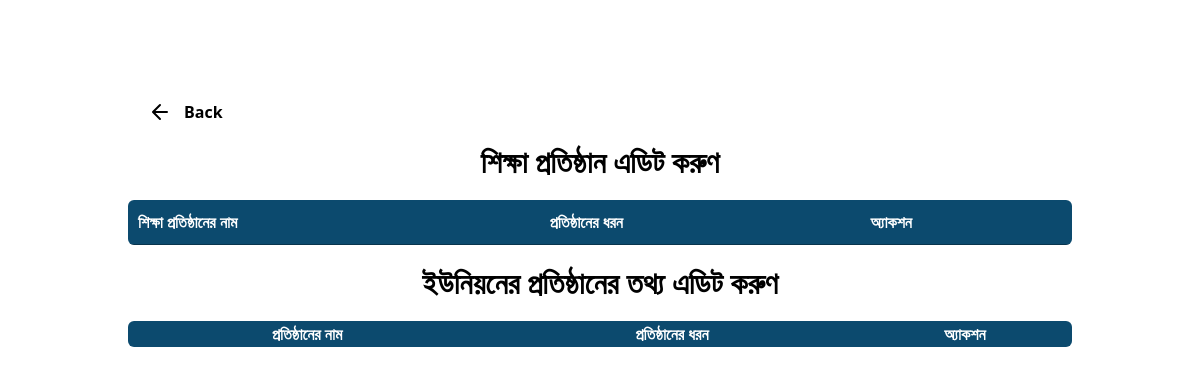
/protisthan/edit/pedit.php (signed in), run on an earlier commit of the app's database.
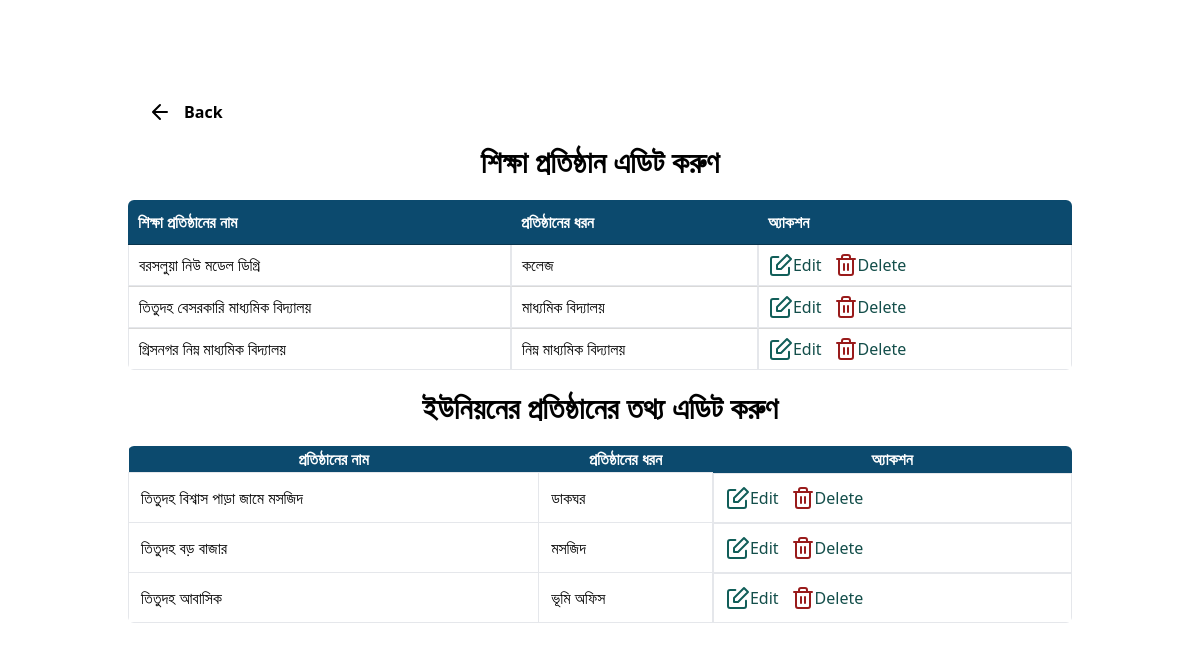
And on a later commit of the database.
### tables this page shows
CREATE TABLE `shikkhaprotisthan` (
  `id` int(11) NOT NULL,
  `sname` varchar(255) NOT NULL,
  `sdhoron` varchar(255) NOT NULL
);

CREATE TABLE `upprotisthan` (
  `id` int(11) NOT NULL,
  `name` varchar(255) NOT NULL,
  `pdhoron` varchar(255) NOT NULL
);

### protisthan/edit/pedit.php (the view, shortened to what this page needs)
<!doctype html>
<html>
<head>
    <link rel="stylesheet" href="style.css">
    <link href="https://cdn.datatables.net/1.10.19/css/jquery.dataTables.min.css" rel="stylesheet">
	<link href="https://cdn.datatables.net/responsive/2.2.3/css/responsive.dataTables.min.css" rel="stylesheet">
    <script src="https://cdn.tailwindcss.com"></script>
</head>
<body class="md:px-32 mx-auto  py-20">
<a href="../phome.php" class="text-center bg-white font-semibold flex gap-3 items-center sticky top-0 left-0 w-full py-5 px-5">
        <svg xmlns="http://www.w3.org/2000/svg" width="24" height="24" viewBox="0 0 24 24" fill="none" stroke="#000000" stroke-width="2" stroke-linecap="round" stroke-linejoin="round">
            <path d="M19 12H6M12 5l-7 7 7 7" />
        </svg>
        Back</a>
    <p class="text-center font-semibold text-2xl md:text-3xl">শিক্ষা প্রতিষ্ঠান এডিট করুণ </p>
    <div class="container mt-5">
    <table id="example" class="display rounded-md overflow-hidden" style="width:100%">
        <thead>
            <tr  class="bg-sky-900 flex flex-col flex-no wrap sm:table-row rounded-l-lg sm:rounded-none mb-2 sm:mb-0 text-white">
                <th>শিক্ষা প্রতিষ্ঠানের নাম </th>
                <th>প্রতিষ্ঠানের ধরন</th>
                <th>অ্যাকশন</th>
            </tr>
        </thead>
        <tbody>
        <?php
                    include '../../_dbconnect.php';
                    $query = "SELECT * FROM `shikkhaprotisthan`";
                    $poriciti = mysqli_query($con, $query);
                    while ($row = mysqli_fetch_assoc($poriciti)) {
                        $id=$row['id'];
                    ?>
                <tr class="flex flex-col flex-no wrap sm:table-row mb-2 sm:mb-0">
                    <td class='border-grey-light border  p-3  cursor-pointer'><?= $row['sname'] ?></td>
                    <td class='border-grey-light border  p-3  cursor-pointer'><?= $row['sdhoron'] ?></td>
                    <td class="border-grey-light border  p-3  cursor-pointer flex  gap-3 items-center">
                <a class="flex items-center text-teal-900 hover:font-medium" href="shikkhaedit.php?id=<?php echo $id; ?>">
                    Edit
                </a>
                <a class="flex items-center text-teal-900 hover:font-medium" href="../delete/sdelete.php?id=<?php echo $id; ?>">
                    Delete
                </a>
            </td>
                </tr>
            <?php
                    }
            ?>
        </tbody></table>
    </div>
    <p class="text-center font-semibold text-2xl md:text-3xl mt-5"> ইউনিয়নের প্রতিষ্ঠানের তথ্য এডিট করুণ </p>
    <div class="container mt-5">
    <table id="example" class="display rounded-md overflow-hidden" style="width:100%">
        <thead>
            <tr  class="bg-sky-900 flex flex-col flex-no wrap sm:table-row rounded-l-lg sm:rounded-none mb-2 sm:mb-0 text-white">
                <th>প্রতিষ্ঠানের নাম </th>
                <th>প্রতিষ্ঠানের ধরন</th>
                <th>অ্যাকশন</th>
            </tr>
        </thead>
        <tbody>
        <?php
                    include '../../_dbconnect.php';
                    $query = "SELECT * FROM `upprotisthan`";
                    $poriciti = mysqli_query($con, $query);
                    while ($row = mysqli_fetch_assoc($poriciti)) {
                        $id=$row['id'];
                    ?>
                <tr class="flex flex-col flex-no wrap sm:table-row mb-2 sm:mb-0">
                    <td class='border-grey-light border  p-3  cursor-pointer'><?= $row['name'] ?></td>
                    <td class='border-grey-light border  p-3  cursor-pointer'><?= $row['pdhoron'] ?></td>
                    <td class="border-grey-light border  p-3  cursor-pointer flex  gap-3 items-center">
                <a class="flex items-center text-teal-900 hover:font-medium" href="upedit.php?id=<?php echo $id; ?>">
                    Edit
                </a>
                <a class="flex items-center text-teal-900 hover:font-medium" href="../delete/sdelete.php?id=<?php echo $id; ?>">
                    Delete
                </a>
            </td>
                </tr>
            <?php
                    }
            ?>
        </tbody></table>
    </div>
</body>
</html>

What changed in the data, as far as the page shows it:
added shikkhaprotisthan: sname "বরসলুয়া নিউ মডেল ডিগ্রি", sdhoron "কলেজ"
added shikkhaprotisthan: sname "তিতুদহ বেসরকারি মাধ্যমিক বিদ্যালয়", sdhoron "মাধ্যমিক বিদ্যালয়"
added shikkhaprotisthan: sname "গ্রিসনগর নিম্ন মাধ্যমিক বিদ্যালয়", sdhoron "নিম্ন মাধ্যমিক বিদ্যালয়"
added upprotisthan: name "তিতুদহ বিশ্বাস পাড়া জামে মসজিদ", pdhoron "ডাকঘর"
added upprotisthan: name "তিতুদহ বড় বাজার", pdhoron "মসজিদ"
added upprotisthan: name "তিতুদহ আবাসিক", pdhoron "ভূমি অফিস"
